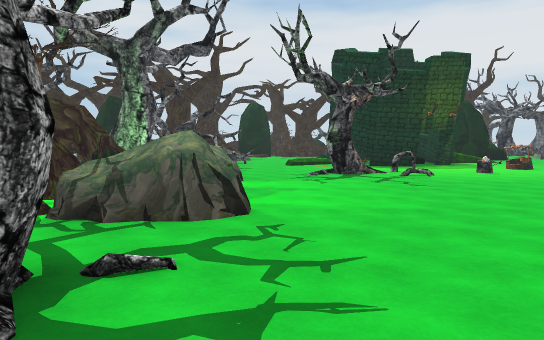
[1] (above)

24 first-person views from a walk through a 3-D level made in the Unity game engine. The camera is 1.5 m above the floor, tilts 4° down and sees 70° across. The floor is counted in squares, 2 m on a side. Each view is taken from the middle of a square. On the plan, view 1 faces up. The plan holds only what a view shows up to about 12 squares ahead; the rest is blank. The place goes on beyond the plan. Some animated figures are not drawn.

[2]
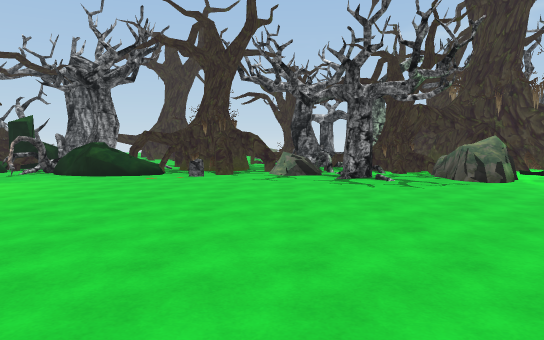

[3]
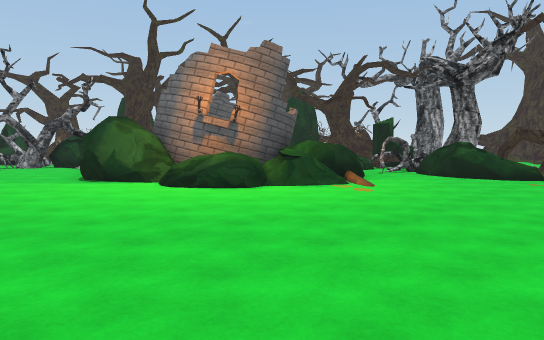

[4]
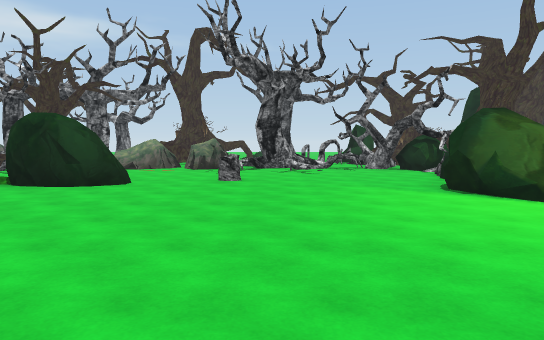

[5]
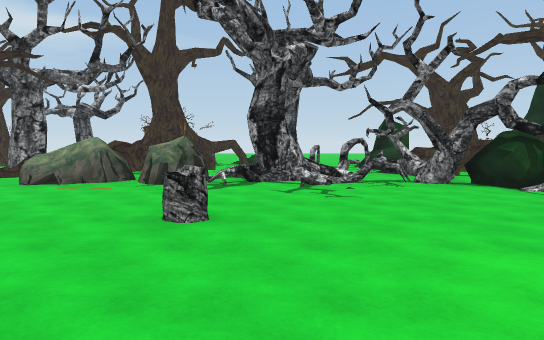

[6]
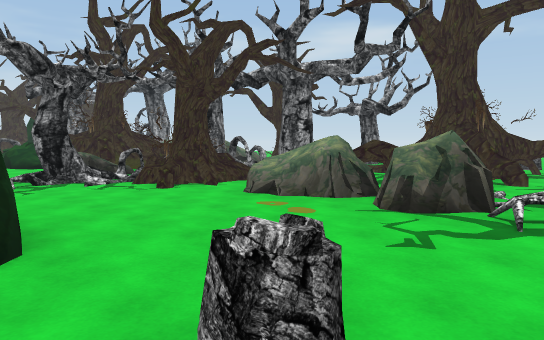

[7]
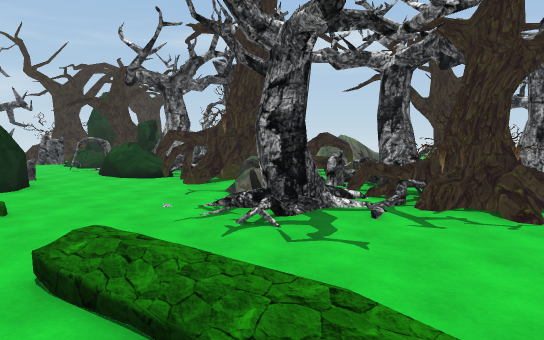

[8]
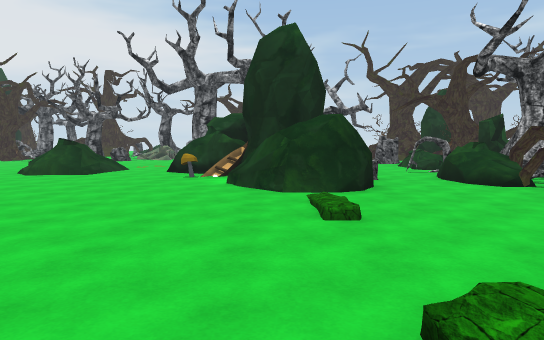

[9]
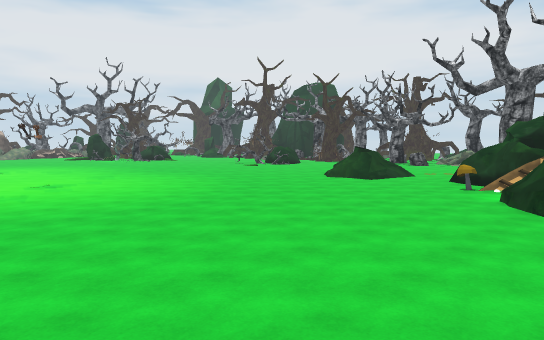

[10]
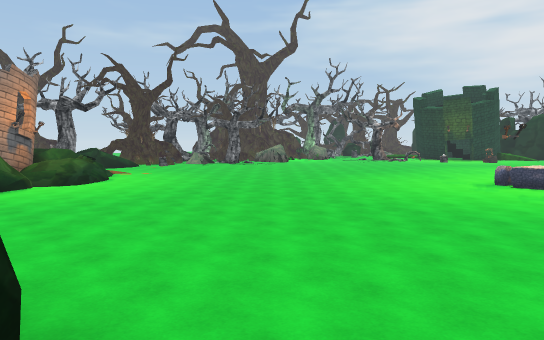

[11]
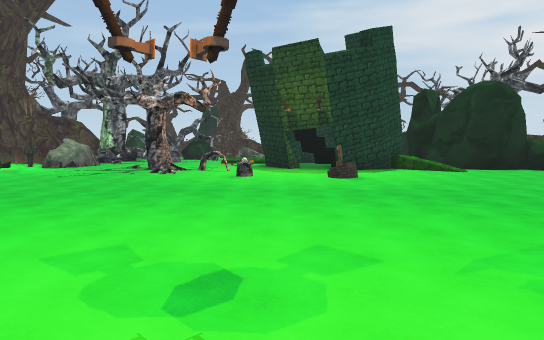

[12]
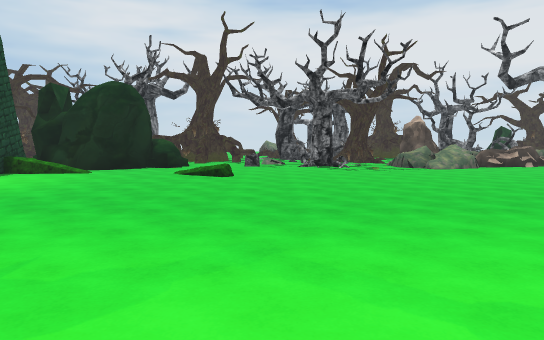

[13]
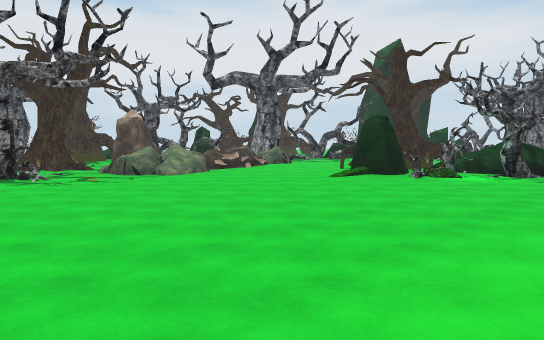

[14]
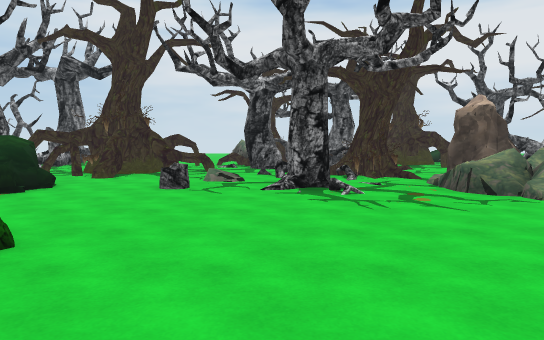

[15]
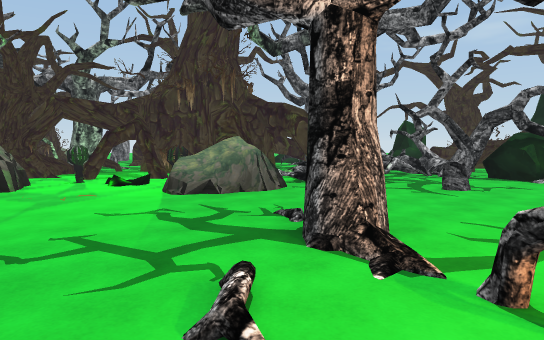

[16]
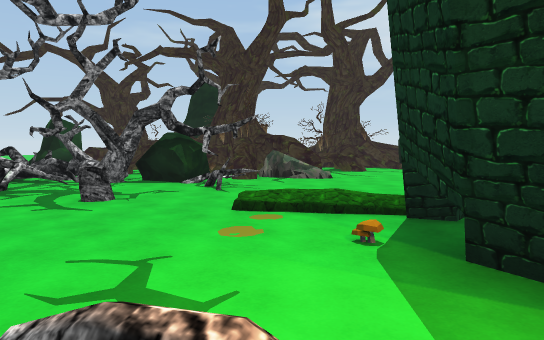

[17]
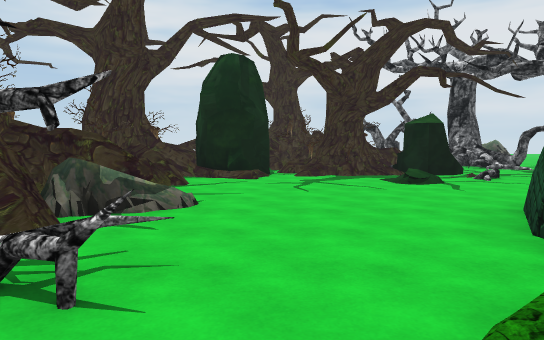

[18]
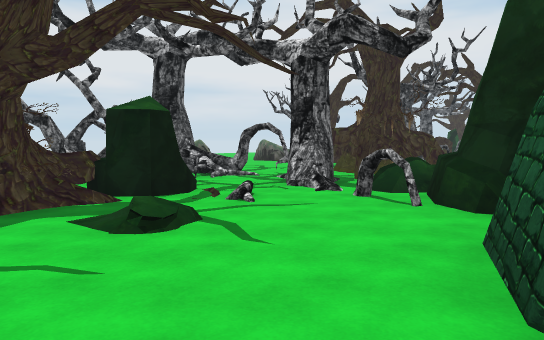

[19]
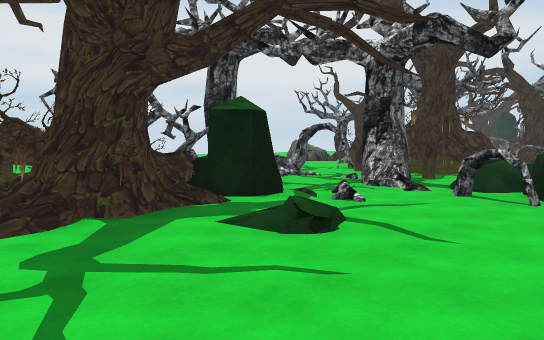

[20]
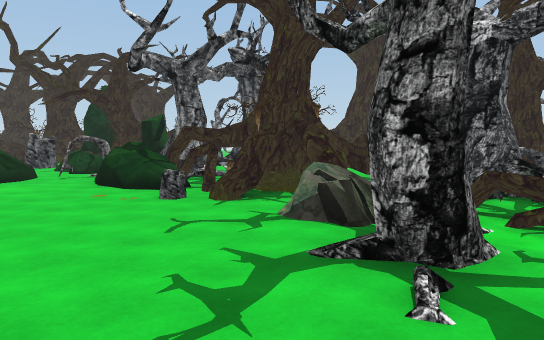

[21]
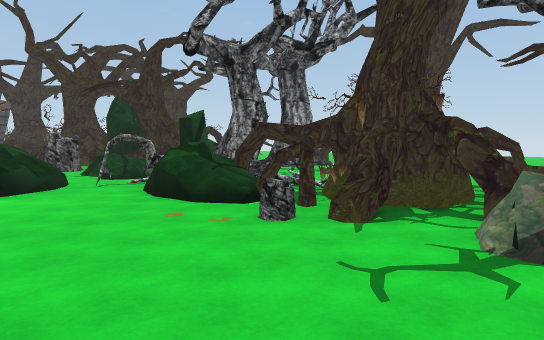

[22]
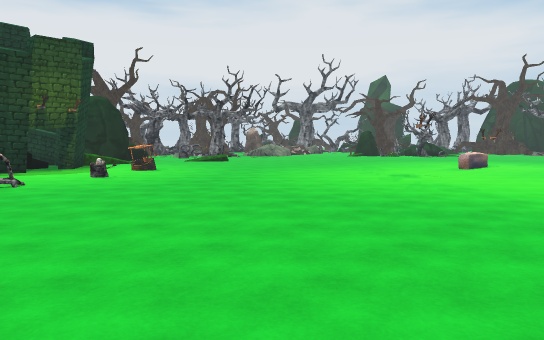

[23]
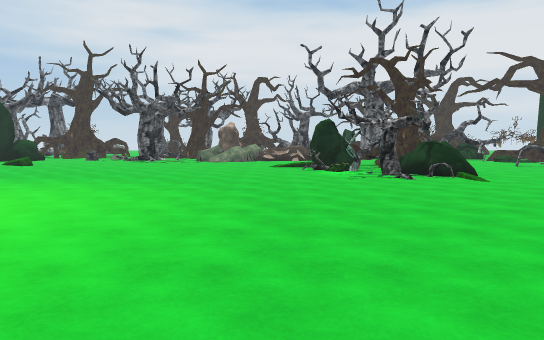

[24]
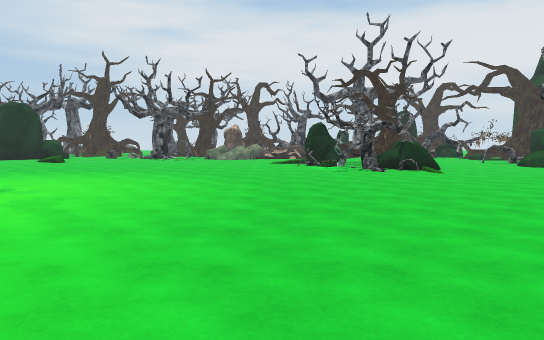

### Floor plan
Key: @ floor where view 1 was taken; # wall or solid block; x gap in a wall; . main floor; : floor 0.25 m higher than the main floor; + floor 0.5 m higher than the main floor; * floor 0.75 m higher than the main floor; / step, stairs or slope; = window, fence, low wall or low ledge; ^ raised ledge; T tree; S stump; R torch; C rock; O other object.
Columns run from 6 left of view 1 to 24 right of it. Each row starts with its distance up from view 1.
 24    #  #T^ T#==..T    TT
 23    ####TT.T#=#.TTT.TT TTTT
 22    ####TTTC##=#TTT..T T.T. T
 21   ###CCTTCC.TTTT#TT.. TT.TTT
 20   ###.......TTTTTT..TTTT
 19   ^^=.......T*+....:T.. ##
 18     ........CCCCC.S.TT.###=
 17    #^.......CCCCC....T.=====
 16 T###=...#####CC..............
 15 T^ C....### #=................
 14 T#CCCT..###^#................TT
 13 TTT..../.#..#..............CCTT
 12 #==..S...##................TCTC
 11  ###.........#..............TCC
 10   ###..TTT.S.................TC
  9    ##.........................T
  8    ##=.........................
  7  ###R..........................
  6 T###...........................
  5 =T##R#..............^ .........
  4 TT#T^^.........................
  3 TTTT..........................
  2 TTTTTT...........    ........
  1 TTTT=............    ........
  0 T TT..@..........O   .......
 -1 TTTT..............   .......
 -2 TTTTS.............. .........
 -3   TCC.............. ......../
 -4  TTCC.............. ......../ C
 -5  TT C.............. .........//
 -6   TTTCCCC=......... ...........
 -7  CCT.CC##*.................=.CC
 -8 TCC .#  ##..................OCC
 -9 TTT .    ##..............CCC# C
-10   TSS    #......CCC//....CC C
-11   CSS    #....S............S.
-12    ##    T...........T.........
-13         CC..........TT=//.CC T.
-14         CCT#/.=#.^.TTTTTTTCC  T
-15          TT=x##^^#.TTT.TTTTTTTC
-16        T^#T#   ^TTTTTTTTTT TT C
-17        TT T   ..TT.TT.TTTT
-18       CTTCC   .TTT.  TT.##
-19        TTCC TT .TT    TT##
-20                TTTT TTTT=
-21            T   T
-22            T

Where each view was taken, in squares from view 1:
view 1: 0 up, 0 right, facing up
view 2: 0 up, 7 right, facing left
view 3: 1 down, 7 right, facing down-left
view 4: 3 down, 7 right, facing down
view 5: 7 down, 7 right, facing down
view 6: 10 down, 7 right, facing down-right
view 7: 9 down, 12 right, facing down-right
view 8: 9 down, 13 right, facing right
view 9: 10 down, 13 right, facing up-right
view 10: 10 down, 13 right, facing up-left
view 11: 4 up, 12 right, facing up-left
view 12: 5 up, 13 right, facing up
view 13: 8 up, 13 right, facing up-right
view 14: 11 up, 14 right, facing up
view 15: 9 up, 5 right, facing left
view 16: 10 up, 4 right, facing up-left
view 17: 12 up, 0 right, facing up
view 18: 16 up, 1 right, facing up-right
view 19: 17 up, 0 right, facing up-right
view 20: 3 up, 1 right, facing down-left
view 21: 1 up, 1 right, facing down-left
view 22: 1 up, 2 right, facing up-right
view 23: 1 up, 20 right, facing up
view 24: 1 down, 20 right, facing up
